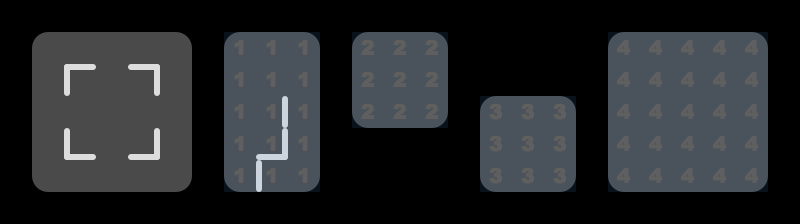

A level layout from a 2D game, rendered from its tile map. Below: a short description, then the map file with tile-grid data replaced by summaries:
An orthogonal 25x7 tile map with 32x32 px tiles, 4 tile layers (grid, walls, cellrounded, zonemap) and 31 objects (10x portal, 6x falling, 3x robot, 3x goal, 2x slide, ...).

<map version="1.0" orientation="orthogonal" renderorder="right-down" width="25" height="7" tilewidth="32" tileheight="32" nextobjectid="38">
 <properties>
  <property name="_title" value="test" />
  <property name="_zone" value="" />
  <property name="mode" value="standalone" />
 </properties>
 <tileset firstgid="1" name="cells" tilewidth="32" tileheight="32">
  <image source="../cells.png" trans="ff00ff" width="128" height="384" />
 </tileset>
 <layer name="grid" width="25" height="7">
  <data>[175 cells, 175 non-empty, 2 distinct tile ids]</data>
 </layer>
 <layer name="walls" width="25" height="7">
  <data>[175 cells, 7 non-empty, 6 distinct tile ids]</data>
 </layer>
 <layer name="cellrounded" width="25" height="7">
  <data>[175 cells, 20 non-empty, 4 distinct tile ids]</data>
 </layer>
 <layer name="zonemap" width="25" height="7" opacity="0.12">
  <data>[175 cells, 58 non-empty, 4 distinct tile ids]</data>
 </layer>
 <objectgroup name="players">
  <object id="17" type="player" x="45.2533" y="114.117" />
 </objectgroup>
 <objectgroup name="enemies">
  <object id="21" type="robot" x="107.531" y="112.356" />
  <object id="24" type="robot" x="300.57" y="50.095" />
  <object id="25" type="robot" x="242.493" y="176.984" />
  <object id="37" type="twostep" x="750.874" y="47.3425" />
 </objectgroup>
 <objectgroup name="items">
  <object id="1" type="zone1" x="174.508" y="113.142" />
  <object id="2" type="zone2" x="272.309" y="176.425" />
  <object id="3" type="zone3" x="431.475" y="112.503" />
  <object id="4" type="zone4" x="492.841" y="112.503" />
  <object id="18" type="goal" x="138.894" y="81.3372" />
  <object id="19" type="goal" x="138.204" y="141.306" />
  <object id="20" type="goal" x="82.7158" y="140.617" />
 </objectgroup>
 <objectgroup name="powerups">
  <object id="22" type="slide" x="47.3186" y="113.13" />
  <object id="34" type="slide" x="718.395" y="80.3721" />
 </objectgroup>
 <objectgroup name="portals">
  <object id="6" type="portal" x="175.439" y="111.437" />
  <object id="7" type="portal" x="271.817" y="48.9421" />
  <object id="8" type="portal" x="271.064" y="177.697" />
  <object id="9" type="portal" x="368.195" y="47.4362" />
  <object id="10" type="portal" x="399.936" y="79.3648" />
  <object id="11" type="portal" x="559.446" y="175.439" />
  <object id="12" type="portal" x="495.445" y="112.19" />
  <object id="13" type="portal" x="655.824" y="144.567" />
  <object id="14" type="portal" x="716.061" y="78.3074" />
  <object id="15" type="portal" x="82.2638" y="83.0168" />
 </objectgroup>
 <objectgroup name="cells">
  <object id="27" type="falling" x="238.914" y="48.7187" />
  <object id="28" type="fluffy" x="241.116" y="145.33" />
  <object id="29" type="falling" x="367.73" y="110.099" />
  <object id="32" type="falling" x="524.346" y="143.954" />
  <object id="33" type="falling" x="494.894" y="142.027" />
  <object id="35" type="falling" x="654.813" y="48.7187" />
  <object id="36" type="falling" x="687.292" y="173.956" />
 </objectgroup>
</map>
